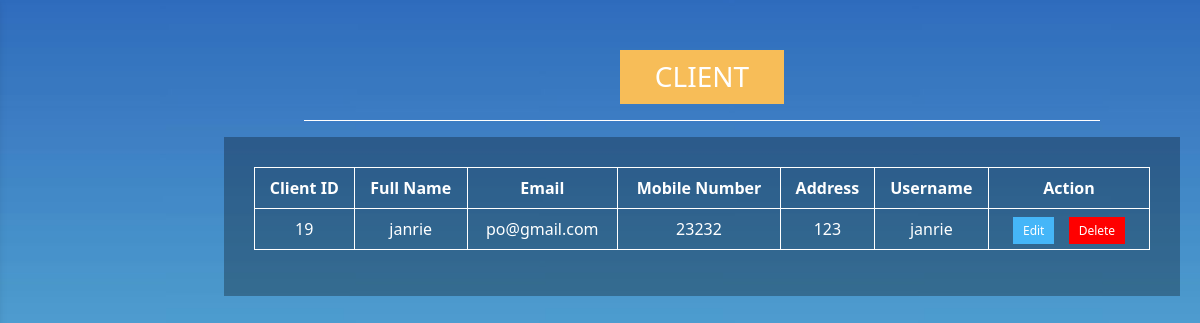
The app's page /Admin/Registered_Users.php, older data.
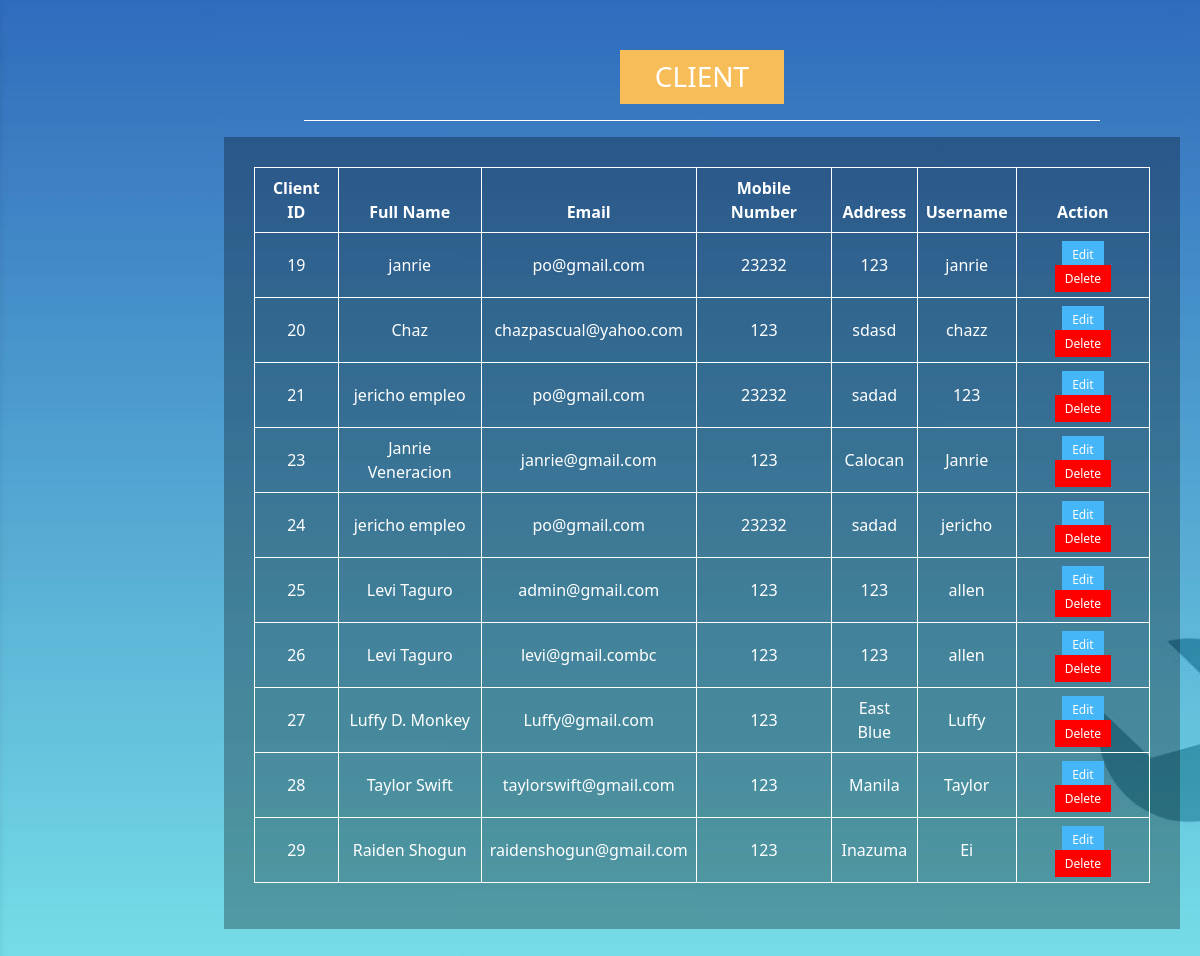
The same page, newer data.
### tables this page shows
CREATE TABLE `client` (
  `client_id` int(11) NOT NULL,
  `fullname` varchar(50) NOT NULL,
  `email` varchar(100) NOT NULL,
  `mobile_number` int(20) NOT NULL,
  `address` varchar(100) NOT NULL,
  `username` varchar(30) NOT NULL,
  `password` varchar(20) NOT NULL
);

### Admin/Registered_Users.php (the view, shortened to what this page needs)
<?php
     include('../connection.php');
     $sql = "SELECT * FROM client";
     $result = mysqli_query($con, $sql);
?>
<!DOCTYPE html>
<html lang="en">
     <head>
          <link href="https://cdn.jsdelivr.net/npm/bootstrap@5.3.0/dist/css/bootstrap.min.css" rel="stylesheet"
>
          <link rel="stylesheet" href="../CSS/style.css">
          <link rel="stylesheet" href="../CSS/bg-style-a.css">
     </head>
     <body>
          <?php include "../common/admin-side-nav.php" ?>
          <div>
               <div class="row">
                    <div class="col-xl-2 col-0"></div>
                    <div class="col-xl-10 col-12">
                         <div class="d-flex justify-content-center">
                              <h3 class="admin-head-txt mb-0">Client</h3>
                         </div>
                         <div class="d-flex justify-content-center">
                              <hr style="opacity: 1; color: white; width: 80%;">
                         </div>
                         <div class="d-flex justify-content-center">
                              <div class="admin-section">
                                   <div class="table-section">
                                   <?php
                                        if (!$result) {
                                             echo "Error: " . mysqli_error($con);
                                        } else {
                                             if (mysqli_num_rows($result) > 0) {
                                             echo '<table class="table">
                                                       <thead>
                                                            <tr>
                                                                 <th scope="col">Client ID</th>
                                                                 <th scope="col">Full Name</th>
                                                                 <th scope="col">Email</th>
                                                                 <th scope="col">Mobile Number</th>
                                                                 <th scope="col">Address</th>
                                                                 <th scope="col">Username</th>
                                                                 <th scope="col">Action</th>
                                                            </tr>
                                                       </thead>
                                                       <tbody>';
                                             while ($row = mysqli_fetch_assoc($result)) {
                                                  echo '<tr>
                                                            <td>' . $row['client_id'] . '</td>
                                                            <td>' . $row['fullname'] . '</td>
                                                            <td>' . $row['email'] . '</td>
                                                            <td>' . $row['mobile_number'] . '</td>
                                                            <td>' . $row['address'] . '</td>
                                                            <td>' . $row['username'] . '</td>
                                                            <td>
                                                            <a href="Registered_Users_Form.php?client_id=' . $row['client_id'] . '" class="btn-edit">Edit</a>
                                                            <a href="Delete_Registered_Users.php?client_id=' . $row['client_id'] . '" class="btn-delete">Delete</a>
                                                       </td>
                                                       </tr>';
                                             }
                                             echo '</tbody></table>';
                                             } else {
                                             echo "No records found.";
                                             }
                                        }
                                   ?>
                                   </div>
                              </div>
                         </div>
                    </div>
               </div>
          </div>
     </body>
</html>

Row changes from the older to the newer data that the page shows:
added client: client_id "20", fullname "Chaz", email "chazpascual@yahoo.com", mobile_number "123", address "sdasd", username "chazz"
added client: client_id "21", fullname "jericho empleo", email "po@gmail.com", mobile_number "23232", address "sadad", username "123"
added client: client_id "23", fullname "Janrie Veneracion", email "janrie@gmail.com", mobile_number "123", address "Calocan", username "Janrie"
added client: client_id "24", fullname "jericho empleo", email "po@gmail.com", mobile_number "23232", address "sadad", username "jericho"
added client: client_id "25", fullname "Levi Taguro", email "admin@gmail.com", mobile_number "123", address "123", username "allen"
added client: client_id "26", fullname "Levi Taguro", email "levi@gmail.combc", mobile_number "123", address "123", username "allen"
added client: client_id "27", fullname "Luffy D. Monkey", email "Luffy@gmail.com", mobile_number "123", address "East Blue", username "Luffy"
added client: client_id "28", fullname "Taylor Swift", email "taylorswift@gmail.com", mobile_number "123", address "Manila", username "Taylor"
added client: client_id "29", fullname "Raiden Shogun", email "raidenshogun@gmail.com", mobile_number "123", address "Inazuma", username "Ei"
